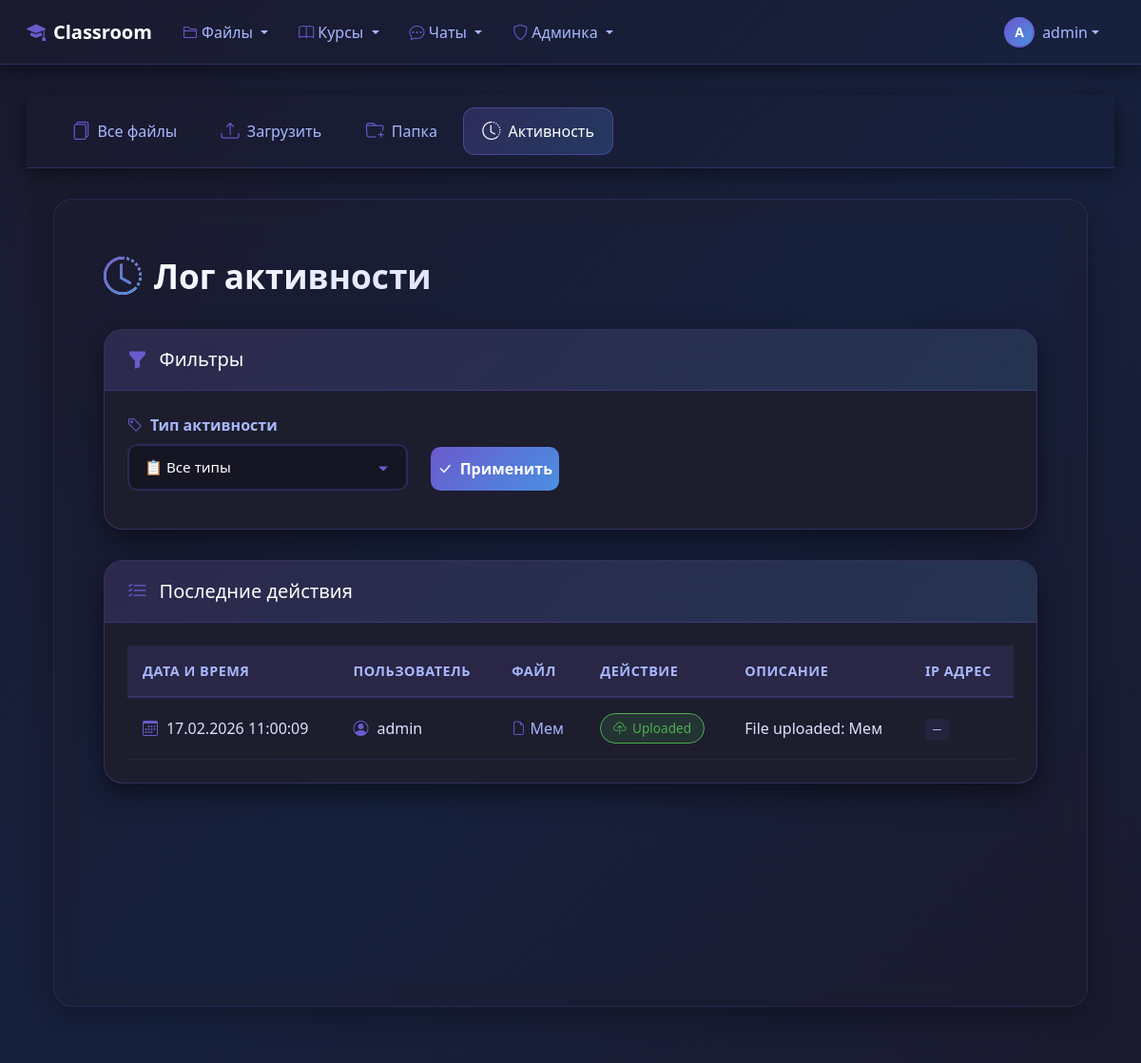
The app's page /files/activity/ (signed in), older data.
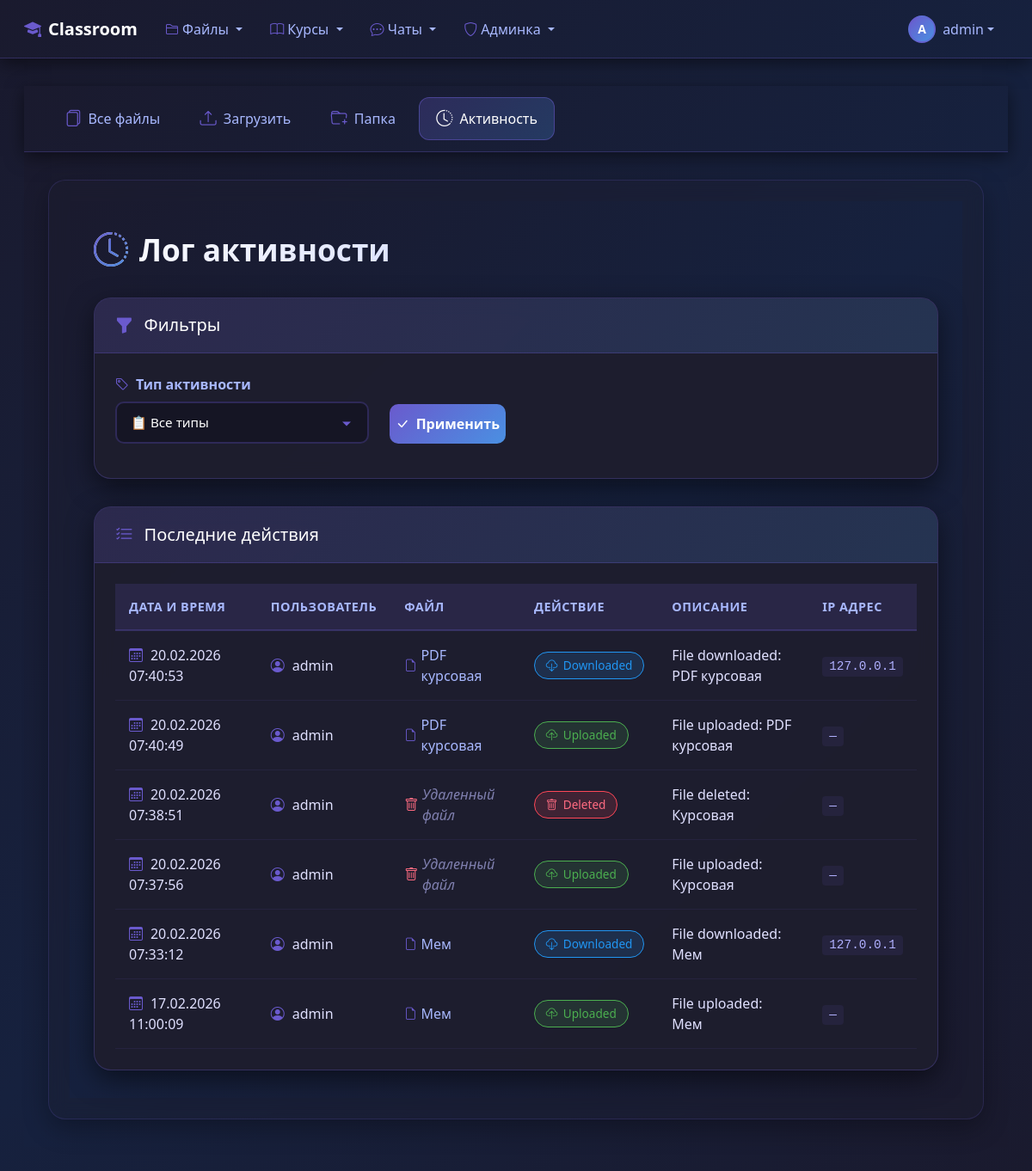
The same page, newer data.
### file_manager/models.py (models this page shows, shortened)
class FileActivity(models.Model ):
    ACTIVITY_TYPES =[
   ('upload','Uploaded'),
   ('download','Downloaded'),
   ('view','Viewed'),
   ('edit','Edited'),
   ('delete','Deleted'),
   ('share','Shared'),
   ('comment','Commented'),
   ('version_create','Created new version'),
   ('favorite_add','Added to favorites'),
   ('favorite_remove','Removed from favorites'),
    ]
    file =models.ForeignKey(
    File ,
    on_delete =models.SET_NULL ,
    null =True ,
    blank =True ,
    related_name ='activities'
    )
    user =models.ForeignKey(
    User ,
    on_delete =models.CASCADE ,
    related_name ='file_activities'
    )
    activity_type =models.CharField(max_length =20 ,choices =ACTIVITY_TYPES )
    description =models.TextField(blank =True )
    created_at =models.DateTimeField(auto_now_add =True )
    ip_address =models.GenericIPAddressField(null =True ,blank =True )
    class Meta :
        ordering =['-created_at']
        verbose_name ='Активность с файлом'
        verbose_name_plural ='Активность с файлами'
        indexes =[
        models.Index(fields =['user','-created_at']),
        models.Index(fields =['activity_type','-created_at']),
        ]

class File(models.Model ):
    FILE_TYPE_CHOICES =[
   ('pdf','PDF Document'),
   ('txt','Text File'),
   ('docx','Word Document'),
   ('xlsx','Excel Spreadsheet'),
   ('pptx','PowerPoint Presentation'),
   ('jpg','JPEG Image'),
   ('png','PNG Image'),
   ('mp4','Video MP4'),
   ('mp3','Audio MP3'),
   ('zip','Archive ZIP'),
   ('other','Other'),
    ]
    VISIBILITY_CHOICES =[
   ('private','Private - Только я'),
   ('shared','Shared - С определенными пользователями'),
   ('public','Public - Все пользователи'),
    ]
    title =models.CharField(max_length =255 )
    description =models.TextField(blank =True )
    file =models.FileField(upload_to =file_upload_path )
    file_type =models.CharField(max_length =10 ,choices =FILE_TYPE_CHOICES ,default ='other')
    file_size =models.BigIntegerField(default =0 )
    uploaded_by =models.ForeignKey(
    User ,
    on_delete =models.CASCADE ,
    related_name ='uploaded_files'
    )
    uploaded_at =models.DateTimeField(auto_now_add =True )
    updated_at =models.DateTimeField(auto_now =True )
    version =models.IntegerField(default =1 )
    category =models.ForeignKey(
    FileCategory ,
    on_delete =models.SET_NULL ,
    null =True ,
    blank =True ,
    related_name ='files'
    )
    tags =models.ManyToManyField(Tag ,blank =True ,related_name ='files')
    folder =models.ForeignKey(
    'self',
    on_delete =models.CASCADE ,
    null =True ,
    blank =True ,
    related_name ='subfiles',
    limit_choices_to ={'is_folder':True }
    )
    is_folder =models.BooleanField(default =False )
    visibility =models.CharField(
    max_length =10 ,
    choices =VISIBILITY_CHOICES ,
    default ='private'
    )
    shared_with =models.ManyToManyField(
    User ,
    blank =True ,
    related_name ='shared_files'
    )
    extracted_text =models.TextField(blank =True ,null =True )
    has_preview =models.BooleanField(default =False )
    favorite =models.ManyToManyField(
    User ,
    blank =True ,
    related_name ='favorite_files'
    )
    download_count =models.IntegerField(default =0 )
    class Meta :
        ordering =['-uploaded_at']
        verbose_name ='Файл'
        verbose_name_plural ='Файлы'
        indexes =[
        models.Index(fields =['uploaded_by','-uploaded_at']),
        models.Index(fields =['file_type']),
        models.Index(fields =['visibility']),
        models.Index(fields =['extracted_text']),
        ]

### file_manager/views.py (the view)
# urls.py: path('activity/',views.activity_log ,name ='activity_log'),
@login_required
def activity_log(request ):
    activities =FileActivity.objects.filter(user =request.user ).select_related('file','user')
    activity_type =request.GET.get('activity_type')
    if activity_type :
        activities =activities.filter(activity_type =activity_type )
    paginator =Paginator(activities ,20 )
    page_number =request.GET.get('page')
    page_obj =paginator.get_page(page_number )
    context ={
    'page_obj':page_obj ,
    'activity_types':FileActivity.ACTIVITY_TYPES ,
    'selected_activity_type':activity_type ,
    }
    return render(request ,'file_manager/activity_log.html',context )

### templates/file_manager/activity_log.html (shortened to what this page needs)
{% extends "file_manager/base_files.html" %}
{% block files_content %}
<div class="dark-theme-log">
    <div class="container">
        <div class="page-header">
            <h1 class="page-title">
                <i class="bi bi-clock-history"></i>
                Лог активности
            </h1>
        </div>
        <div class="row">
            <div class="col-lg-12">
                <div class="filters-card">
                    <div class="card-header-custom">
                        <h5>
                            <i class="bi bi-funnel-fill"></i>
                            Фильтры
                        </h5>
                    </div>
                    <div class="card-body-custom">
                        <form method="get" class="row">
                            <div class="col-md-4 mb-3">
                                <label for="activity_type" class="filter-label">
                                    <i class="bi bi-tag"></i>
                                    Тип активности
                                </label>
                                <select name="activity_type" id="activity_type" class="custom-select">
                                    <option value="">📋 Все типы</option>
                                </select>
                            </div>
                            <div class="col-md-2 mb-3 d-flex align-items-end">
                                <button type="submit" class="btn-apply">
                                    <i class="bi bi-check-lg"></i>
                                    Применить
                                </button>
                            </div>
                        </form>
                    </div>
                </div>
                <div class="log-card">
                    <div class="card-header-custom">
                        <h5>
                            <i class="bi bi-list-check"></i>
                            Последние действия
                        </h5>
                    </div>
                    <div class="card-body-custom">
                        {% if page_obj %}
                        <div class="table-responsive">
                            <table class="log-table">
                                <thead>
                                    <tr>
                                        <th>Дата и время</th>
                                        <th>Пользователь</th>
                                        <th>Файл</th>
                                        <th>Действие</th>
                                        <th>Описание</th>
                                        <th>IP адрес</th>
                                    </tr>
                                </thead>
                                <tbody>
                                    {% for activity in page_obj %}
                                    <tr>
                                        <td data-label="Дата и время">
                                            <i class="bi bi-calendar3" style="color: #6a5acd; margin-right: 0.3rem;"></i>
                                            {{ activity.created_at|date:"d.m.Y H:i:s" }}
                                        </td>
                                        <td data-label="Пользователь">
                                            <i class="bi bi-person-circle" style="color: #6a5acd; margin-right: 0.3rem;"></i>
                                            {{ activity.user.username }}
                                        </td>
                                        <td data-label="Файл">
                                            {% if activity.file %}
                                            <a href="{% url 'file_manager:file_detail' activity.file.id %}" class="file-link">
                                                <i class="bi bi-file-earmark"></i>
                                                {{ activity.file.title }}
                                            </a>
                                            {% else %}
                                            <span class="deleted-file">
                                                <i class="bi bi-trash"></i>
                                                Удаленный файл
                                            </span>
                                            {% endif %}
                                        </td>
                                        <td data-label="Действие">
                                            {% with type=activity.activity_type %}
                                            <span class="activity-badge
                                                {% if type == 'upload' %}badge-upload
                                                {% elif type == 'download' %}badge-download
                                                {% elif type == 'delete' %}badge-delete
                                                {% elif type == 'edit' %}badge-edit
                                                {% elif type == 'view' %}badge-view
                                                {% elif type == 'share' %}badge-share
                                                {% endif %}">
                                                <i class="bi
                                                    {% if type == 'upload' %}bi-cloud-upload
                                                    {% elif type == 'download' %}bi-cloud-download
                                                    {% elif type == 'delete' %}bi-trash
                                                    {% elif type == 'edit' %}bi-pencil
                                                    {% elif type == 'view' %}bi-eye
                                                    {% elif type == 'share' %}bi-share
                                                    {% endif %}">
                                                </i>
                                                {{ activity.get_activity_type_display }}
                                            </span>
                                            {% endwith %}
                                        </td>
                                        <td data-label="Описание">{{ activity.description }}</td>
                                        <td data-label="IP адрес">
                                            <span class="ip-address">{{ activity.ip_address|default:"—" }}</span>
                                        </td>
                                    </tr>
                                    {% endfor %}
                                </tbody>
                            </table>
                        </div>
                        {% else %}
                        <div class="empty-state">
                            <i class="bi bi-inbox"></i>
                            <p>Нет записей в логе</p>
                        </div>
                        {% endif %}
                    </div>
                </div>
            </div>
        </div>
    </div>
</div>
{% endblock %}

### templates/file_manager/base_files.html (shortened to what this page needs)
{% extends "base.html" %}
{% block content %}
<nav class="navbar navbar-expand-lg file-nav">
    <div class="container-fluid">
        <div class="collapse navbar-collapse" id="fileNavbar">
            <div class="navbar-nav">
                <a class="nav-link {% if request.resolver_match.url_name == 'file_list' %}active{% endif %}"
                   href="{% url 'file_manager:file_list' %}">
                    <i class="bi bi-files"></i>
                    <span>Все файлы</span>
                </a>
                <a class="nav-link {% if request.resolver_match.url_name == 'file_upload' %}active{% endif %}"
                   href="{% url 'file_manager:file_upload' %}">
                    <i class="bi bi-upload"></i>
                    <span>Загрузить</span>
                </a>
                <a class="nav-link {% if request.resolver_match.url_name == 'folder_create' %}active{% endif %}"
                   href="{% url 'file_manager:folder_create' %}">
                    <i class="bi bi-folder-plus"></i>
                    <span>Папка</span>
                </a>
                <a class="nav-link {% if request.resolver_match.url_name == 'activity_log' %}active{% endif %}"
                   href="{% url 'file_manager:activity_log' %}">
                    <i class="bi bi-clock-history"></i>
                    <span>Активность</span>
                </a>
            </div>
        </div>
    </div>
</nav>
<div class="file-main-content">
    <div class="container-fluid">
        <div class="row">
            <div class="col-12">
                <div class="file-content-container">
                    {% block files_content %}{% endblock %}
                </div>
            </div>
        </div>
    </div>
</div>
{% endblock %}

### templates/base.html (shortened to what this page needs)
<!DOCTYPE html>
<html lang="ru">
<head>
    <link href="https://cdn.jsdelivr.net/npm/bootstrap@5.3.0/dist/css/bootstrap.min.css" rel="stylesheet">
    <link rel="stylesheet" href="https://cdn.jsdelivr.net/npm/bootstrap-icons@1.10.0/font/bootstrap-icons.css">
</head>
<body>
    <nav class="navbar navbar-expand-lg dark-navbar">
        <div class="container-fluid">
            <a class="navbar-brand d-flex align-items-center" href="{% url 'classroom_core:course_list' %}">
                <i class="bi bi-mortarboard-fill me-2"></i>
                Classroom
            </a>
            <div class="collapse navbar-collapse" id="navbarNav">
                <ul class="navbar-nav me-auto">
                    <li class="nav-item dropdown">
                        <a class="nav-link dropdown-toggle" href="#" role="button" data-bs-toggle="dropdown">
                            <i class="bi bi-folder2"></i> Файлы
                        </a>
                    </li>
                    <li class="nav-item dropdown">
                        <a class="nav-link dropdown-toggle" href="#" role="button" data-bs-toggle="dropdown">
                            <i class="bi bi-book"></i> Курсы
                        </a>
                    </li>
                    <li class="nav-item dropdown">
                        <a class="nav-link dropdown-toggle" href="#" role="button" data-bs-toggle="dropdown">
                            <i class="bi bi-chat-dots"></i> Чаты
                        </a>
                    </li>
                    {% if user.is_authenticated and user.is_staff or user.is_superuser %}
                    <li class="nav-item dropdown">
                        <a class="nav-link dropdown-toggle" href="#" role="button" data-bs-toggle="dropdown">
                            <i class="bi bi-shield"></i> Админка
                        </a>
                    </li>
                    {% endif %}
                </ul>
                <div class="d-flex align-items-center">
                    {% if user.is_authenticated %}
                    <div class="dropdown">
                        <a class="nav-link dropdown-toggle d-flex align-items-center" href="#" role="button" data-bs-toggle="dropdown">
                            <div class="user-avatar rounded-circle d-flex align-items-center justify-content-center" style="width: 32px; height: 32px; font-size: 0.875rem;">
                                {{ user.username|slice:":1"|upper }}
                            </div>
                            <span class="ms-2 d-none d-md-inline username-text">{{ user.username }}</span>
                        </a>
                    </div>
                    {% else %}
                    <a class="nav-link" href="{% url 'classroom_core:login' %}">
                        <i class="bi bi-box-arrow-in-right me-1"></i> Войти
                    </a>
                    {% endif %}
                </div>
            </div>
        </div>
    </nav>
    <div class="main-content">
        <div class="container-fluid">
            {% block content %}{% endblock %}
        </div>
    </div>
</body>
</html>

Row changes from the older to the newer data that the page shows:
added FileActivity: created_at "20.02.2026 07:40:53", user.username "admin", file "PDF курсовая", activity_type "Downloaded", description "File downloaded: PDF курсовая", ip_address "127.0.0.1"
added FileActivity: created_at "20.02.2026 07:40:49", user.username "admin", file "PDF курсовая", activity_type "Uploaded", description "File uploaded: PDF курсовая", ip_address "—"
added FileActivity: created_at "20.02.2026 07:38:51", user.username "admin", shows "Удаленный файл", activity_type "Deleted", description "File deleted: Курсовая", ip_address "—"
added FileActivity: created_at "20.02.2026 07:37:56", user.username "admin", shows "Удаленный файл", activity_type "Uploaded", description "File uploaded: Курсовая", ip_address "—"
added FileActivity: created_at "20.02.2026 07:33:12", user.username "admin", file "Мем", activity_type "Downloaded", description "File downloaded: Мем", ip_address "127.0.0.1"
